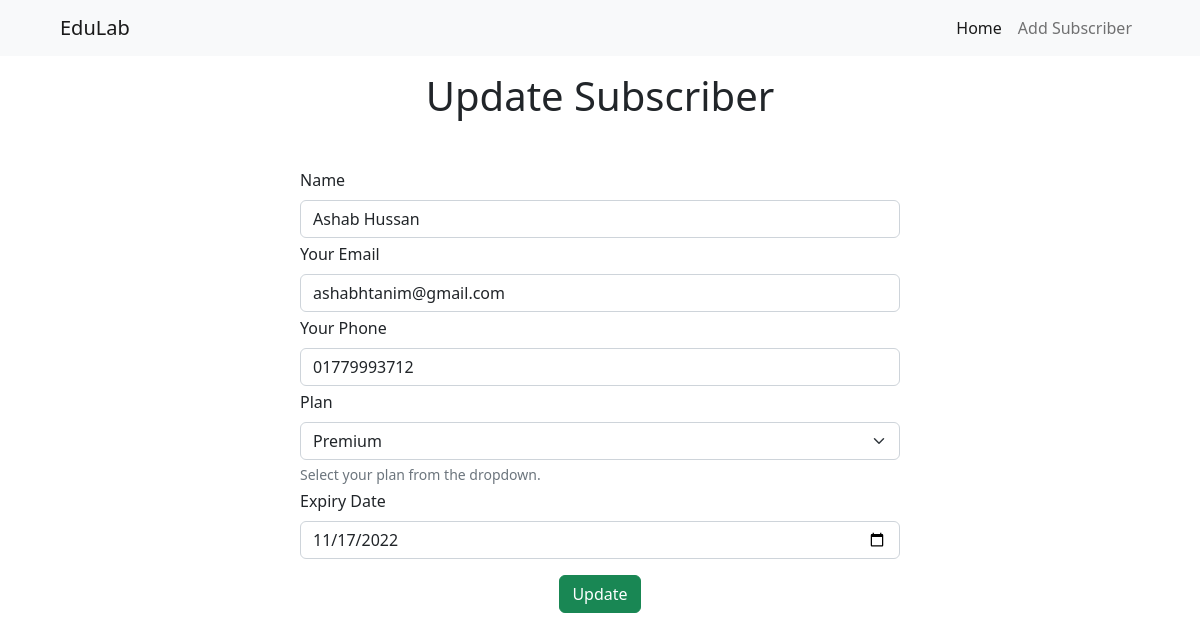
Screenshot of /update.php?id=30 with the database file from the repository.
### tables this page shows
CREATE TABLE `users` (
  `id` int(11) NOT NULL,
  `name` varchar(100) NOT NULL,
  `email` varchar(100) NOT NULL,
  `phone` varchar(20) NOT NULL,
  `plan` varchar(50) NOT NULL,
  `expiryDate` date NOT NULL
);

### update.php (the view, shortened to what this page needs)
<?php
include_once("config.php");
?>
<?php
$id = $_GET['id'];
$result = mysqli_query($mysqli, "SELECT * FROM users WHERE id=$id");
while($res = mysqli_fetch_array($result))
{
	$name = $res['name'];
	$email = $res['email'];
    $phone = $res['phone'];
    $plan = $res['plan'];
    $expiryDate = $res['expiryDate'];
}
?>
<html>
<head>
<link href="https://cdn.jsdelivr.net/npm/bootstrap@5.2.0/dist/css/bootstrap.min.css" rel="stylesheet">
</head>
<body>
    <nav class="navbar navbar-expand-lg bg-light">
        <div class="container-fluid mx-5">
            <a class="navbar-brand" href="index.php">EduLab</a>
            <div class="collapse navbar-collapse" id="navbarNavAltMarkup">
                <div class="navbar-nav ms-auto">
                    <a class="nav-link active" aria-current="page" href="index.php">Home</a>
                    <a class="nav-link" href="add-item.html">Add Subscriber</a>
                </div>
            </div>
        </div>
    </nav>
<div class="w-50 mx-auto mb-3">
        <h1 class="text-center mb-5 mt-3">Update Subscriber</h1>
        <form name="form1" method="post" action="update.php">
            <div class="form-outline mb-1">
                <label class="form-label" for="name">Name</label>
                <input type="text" id="name" name="name" value="<?php echo $name;?>" class="form-control form-control-md" required />
            </div>
            <div class="form-outline mb-1">
                <label class="form-label" for="email">Your Email</label>
                <input type="email" id="email" name="email" value="<?php echo $email;?>" class="form-control form-control-md" required />
            </div>
            <div class="form-outline mb-1">
                <label class="form-label" for="phone">Your Phone</label>
                <input type="tel" id="phone" name="phone" value="<?php echo $phone;?>" class="form-control form-control-md" required />
            </div>
            <div class="form-outline mb-1">
                <label class="form-label" for="plan">Plan</label>
                <select class="form-select" name="plan" aria-label="Default select example">
                    <option selected><?php echo $plan;?></option>
                </select>
                <div class="form-text">Select your plan from the dropdown.</div>
            </div>
            <div class="form-outline mb-3">
                <label class="form-label" for="expiryDate">Expiry Date</label>
                <input type="date" id="expiry" name="expiryDate" value="<?php echo $expiryDate;?>" class="form-control form-control-md" required />
            </div>
            <div class="d-flex justify-content-center">
                <input class="btn btn-success" type="submit" name="update" value="Update">
            </div>
        </form>
    </div>
</body>
</html>

### rows the page displays
users: name "Ashab Hussan", email "ashabhtanim@gmail.com", phone "01779993712", plan "Premium", expiryDate "11/17/2022"
